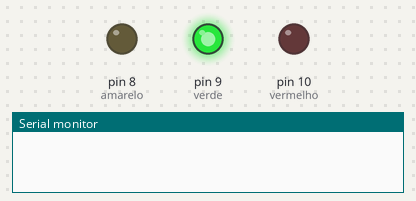
A sketch run on a simulated Arduino Uno, built with avr-gcc and run on an emulated ATmega328P. Parts: output pins drawn as LEDs (lit = HIGH), the last lines printed to the serial monitor.

Above: at 0.02 s.
At 0.79 s:
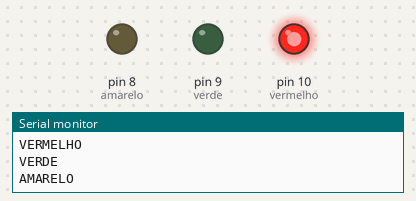
At 1.51 s:
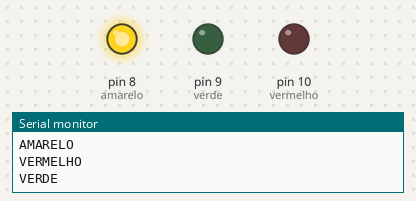
At 2.94 s:
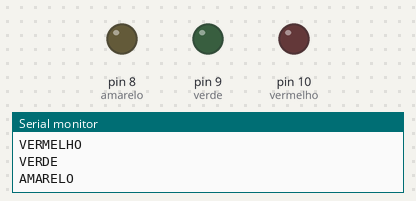
Timing chart, 0 to 3.2 s (numbered marks = the images above):
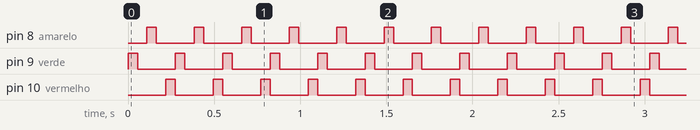

Measured:
- by itself, pin 8 (amarelo), pin 9 (verde), pin 10 (vermelho): alternates HIGH for 0.06 s and LOW for 0.22 s

The sketch:

trafficLight.ino
```cpp
int verde= 9;
int amarelo= 8;
int vermelho= 10;
void setup() {
  // put your setup code here, to run once:
pinMode(verde,OUTPUT);
pinMode(amarelo,OUTPUT);
pinMode(vermelho,OUTPUT);
Serial.begin(9600);
}

void loop() {
  // put your main code here, to run repeatedly:
digitalWrite(verde,HIGH);
delay(55);
Serial.println("VERDE");
digitalWrite(verde,LOW);
delay(55);
digitalWrite(amarelo,HIGH);
delay(55);
Serial.println("AMARELO");
digitalWrite(amarelo,LOW);
delay(55);
digitalWrite(vermelho,HIGH);
delay(55);
Serial.println("VERMELHO");
digitalWrite(vermelho,LOW);
}
```
